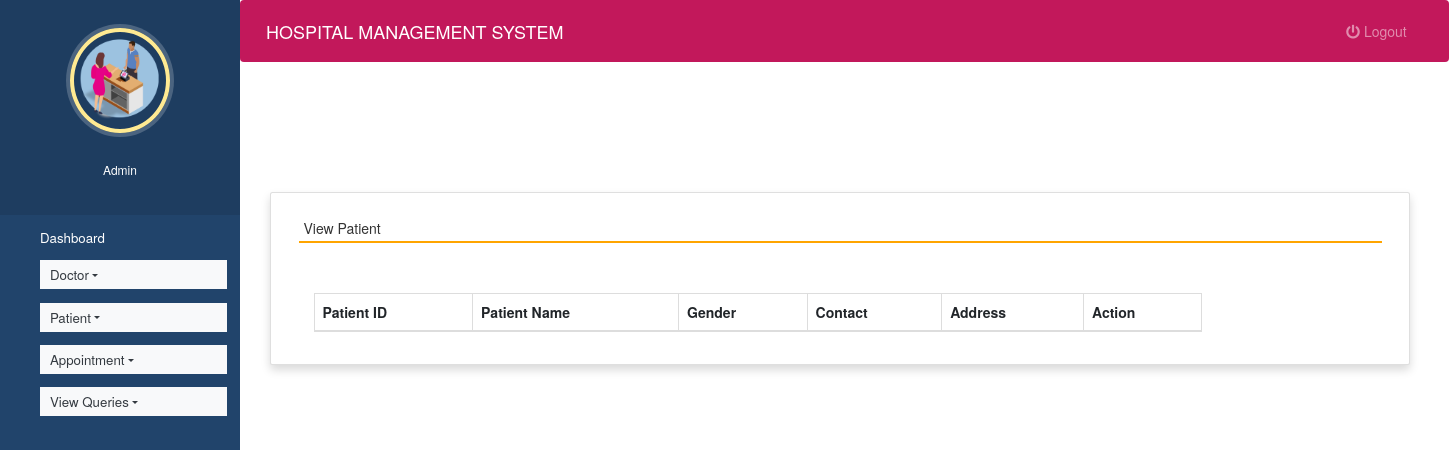
The app's page /view_patient (signed in), older data.
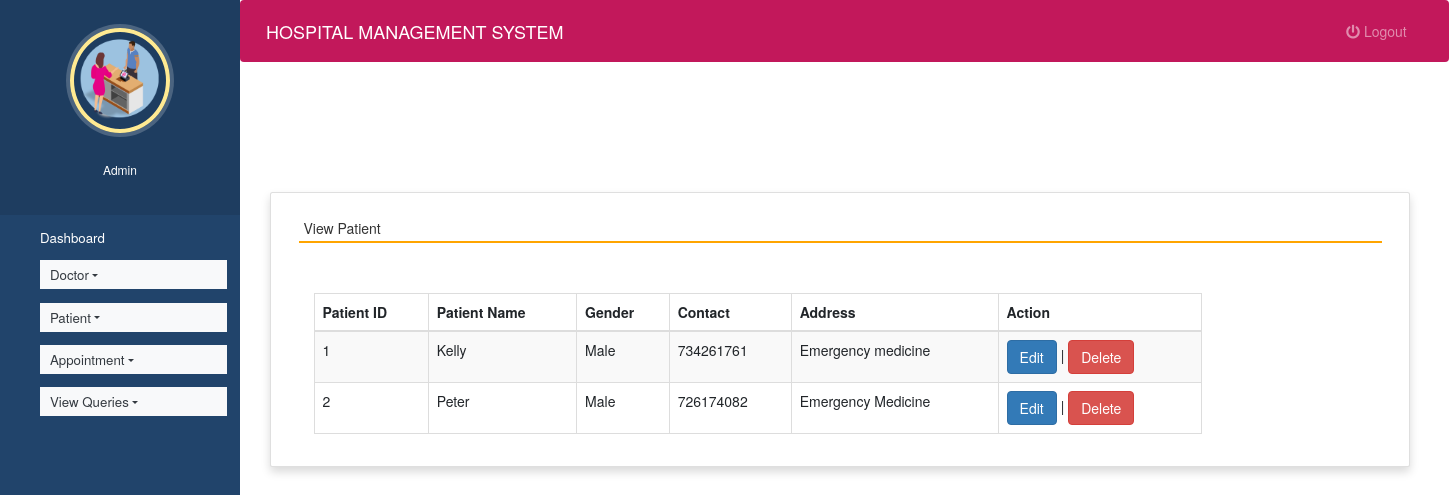
The same page, newer data.
### hospitals/models.py (models this page shows, shortened)
class Patient(models.Model):
    name = models.CharField(max_length=50)
    gender = models.CharField(max_length=10)
    mobile = models.IntegerField(null=True)
    address = models.CharField(max_length=50)

### hospitals/views.py (the view)
# urls.py: path('view_patient', view_patient, name='view_patient'),
def view_patient(request):
    if not request.user.is_staff:
        return redirect('login')
    pat = Patient.objects.all()
    d = {'pat':pat}
    return render(request,'view_patient.html', d)

### hospitals/templates/view_patient.html (shortened to what this page needs)
{% extends 'admin_nav.html' %}
{% load static %}
{% block content %}
<head>
  <link rel="stylesheet" href="https://maxcdn.bootstrapcdn.com/bootstrap/3.4.1/css/bootstrap.min.css">
  <link rel="stylesheet" href="https://use.fontawesome.com/releases/v5.6.3/css/all.css">
</head>
<br><br><br><br>
<div class="container card shadow m-5">
    <div class="card-body">
        <h5 class="p-2" style="border-bottom: 2px solid orange">View Patient</h5>
		<div class="container mt-5">
		<table id="example" class="table table-striped table-bordered" style="width:80%">
			<thead>
				<tr>
					<th>Patient ID</th>
					<th>Patient Name</th>
                    <th>Gender</th>
					<th>Contact</th>
					<th>Address</th>
                    <th>Action</th>
				</tr>
			</thead>
			<tbody>
            {% for i in pat %}
			<tr>
				<td>{{i.id}}</td>
				<td>{{i.name}}</td>
				<td>{{i.gender}}</td>
				<td>{{i.mobile}}</td>
				<td>{{i.address}}</td>
				<td><a href="{% url 'edit_patient' i.id %}" class="btn btn-primary">Edit</a> |
					<a href="{% url 'delete_patient' i.id %}" onclick="return confirm('Are you ready to delete this record ?')" class="btn btn-danger">Delete</a></td>
			</tr>
			{% endfor %}
			</tbody>
		</table>
	 </div>
	</div>
</div>
{% endblock content %}

Row changes from the older to the newer data that the page shows:
added Patient: id "1", name "Kelly", gender "Male", mobile "734261761", address "Emergency medicine"
added Patient: id "2", name "Peter", gender "Male", mobile "726174082", address "Emergency Medicine"
